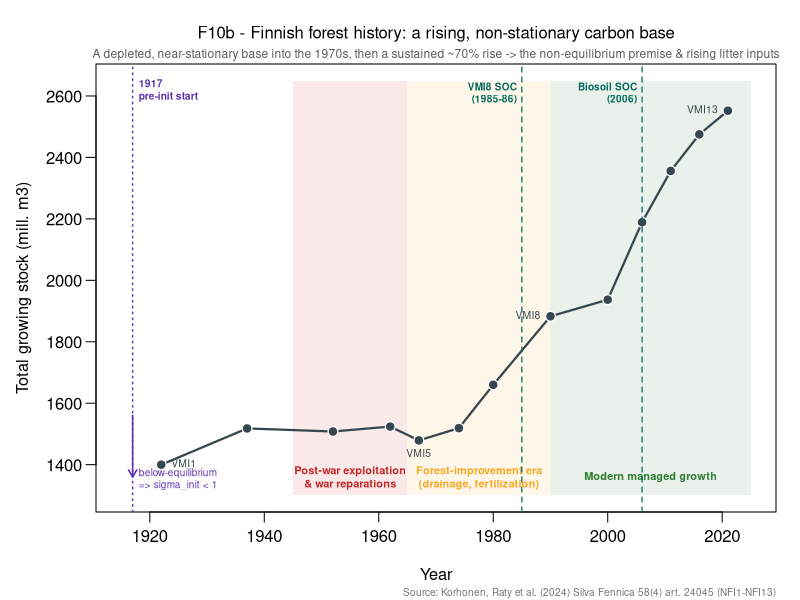

Here is the R script that generated this plot:
setwd("/Users/ilmenichetti/Library/CloudStorage/OneDrive-Valtion/HIKET/SOC_modeling")
# F10b — Finnish forest history ([History] thread): the physical justification for a
# below-equilibrium 1917 start (sigma_init < 1) and rising, non-stationary litter inputs.
# Total growing stock from the National Forest Inventory (VMI1..VMI13), management eras
# shaded, the two SOC campaigns we calibrate against marked.
#
# SOURCE: Korhonen, Raty et al. (2024) "Forests of Finland 2019-2023 and their
# development 1921-2023", Silva Fennica 58(4) art. 24045 (open access).
# Total growing stock on productive + poorly productive forest land, whole country.
# NUMERIC ANCHORS quoted in that paper: NFI1 (1921-24) ~1400 (recalculated with modern
# volume functions; paper: "1.4 G m3", 84% increase to 2552), NFI11 (2009-13) 2356,
# NFI12 (2014-18) 2475, NFI13 (2019-23) 2552 (SE 13, 0.53%). Intermediate NFI2-NFI10
# read from the paper's development curve (Fig. 10) / the standard published NFI series
# (Tomppo/Henttonen), approximate to ~+-30 mill. m3 — narrative accuracy is sufficient
# here; the anchors and the mid-century-low-then-rise shape are the load-bearing content.

# --- NFI total growing stock, mill. m3 (inventory midpoint year) -------------
vmi <- data.frame(
  year  = c(1922, 1937, 1952, 1962, 1967, 1974, 1980, 1990, 2000, 2006, 2011, 2016, 2021),
  stock = c(1400, 1518, 1508, 1524, 1479, 1519, 1660, 1883, 1937, 2189, 2356, 2475, 2552),
  label = c("VMI1","VMI2","VMI3","VMI4","VMI5","VMI6","VMI7","VMI8",
            "VMI9","VMI10","VMI11","VMI12","VMI13")
)

# --- management eras (shading) ----------------------------------------------
eras <- list(
  list(x0=1945, x1=1965, col="#c62828", name="Post-war exploitation\n& war reparations"),
  list(x0=1965, x1=1990, col="#f9a825", name="Forest-improvement era\n(drainage, fertilization)"),
  list(x0=1990, x1=2025, col="#2e7d32", name="Modern managed growth")
)

png("manuscript/figures/F10b_forest_history.png", width=10, height=5.2, units="in", res=200)
par(mar=c(4.4, 4.8, 3.2, 1.2), mgp=c(2.7, 0.7, 0))
xl <- c(1915, 2025); yl <- c(1300, 2650)
plot(NA, xlim=xl, ylim=yl, axes=FALSE, xlab="", ylab="")

# era bands
for (e in eras) {
  rect(e$x0, yl[1], e$x1, yl[2], col=adjustcolor(e$col, 0.10), border=NA)
  text(mean(c(e$x0, e$x1)), yl[1] + 60, e$name, cex=0.66, col=e$col, font=2, adj=0.5)
}

axis(1, at=seq(1920, 2020, 20)); axis(2, las=1); box()
mtext("Year", side=1, line=2.6, cex=0.98)
mtext("Total growing stock (mill. m3)", side=2, line=3.2, cex=0.98)

# growing-stock trajectory
lines(vmi$year, vmi$stock, col="#37474f", lwd=2.2)
points(vmi$year, vmi$stock, pch=21, bg="#37474f", col="white", cex=1.3, lwd=1.2)
# label the endpoints and the mid-century low
key <- vmi$label %in% c("VMI1","VMI5","VMI8","VMI13")
text(vmi$year[key], vmi$stock[key], vmi$label[key], pos=c(4,1,2,2), cex=0.62,
     col="#37474f", offset=0.5)

# --- 1917 below-equilibrium anchor (the calibration pre-init year) ----------
abline(v=1917, col="#5e35b1", lwd=1.4, lty=3)
text(1917, yl[2]-40, "1917\npre-init start", cex=0.62, col="#5e35b1", font=2, pos=4, offset=0.3)
arrows(1917, 1560, 1917, 1360, length=0.08, col="#5e35b1", lwd=1.6)
text(1917, 1345, "below-equilibrium\n=> sigma_init < 1", cex=0.6, col="#5e35b1", pos=4, offset=0.3)

# --- SOC campaigns we calibrate against -------------------------------------
soc <- data.frame(year=c(1985, 2006), name=c("VMI8 SOC\n(1985-86)", "Biosoil SOC\n(2006)"))
for (i in seq_len(nrow(soc))) {
  abline(v=soc$year[i], col="#00695c", lwd=1.2, lty=2)
  text(soc$year[i], 2600, soc$name[i], cex=0.6, col="#00695c", font=2, pos=2, offset=0.25)
}

title(main="F10b - Finnish forest history: a rising, non-stationary carbon base",
      cex.main=1.0, font.main=1)
mtext("A depleted, near-stationary base into the 1970s, then a sustained ~70% rise -> the non-equilibrium premise & rising litter inputs",
      side=3, line=0.1, cex=0.72, col="grey35")
mtext("Source: Korhonen, Raty et al. (2024) Silva Fennica 58(4) art. 24045 (NFI1-NFI13)",
      side=1, line=3.4, cex=0.6, col="grey45", adj=1)
dev.off()
cat("wrote manuscript/figures/F10b_forest_history.png\n")
